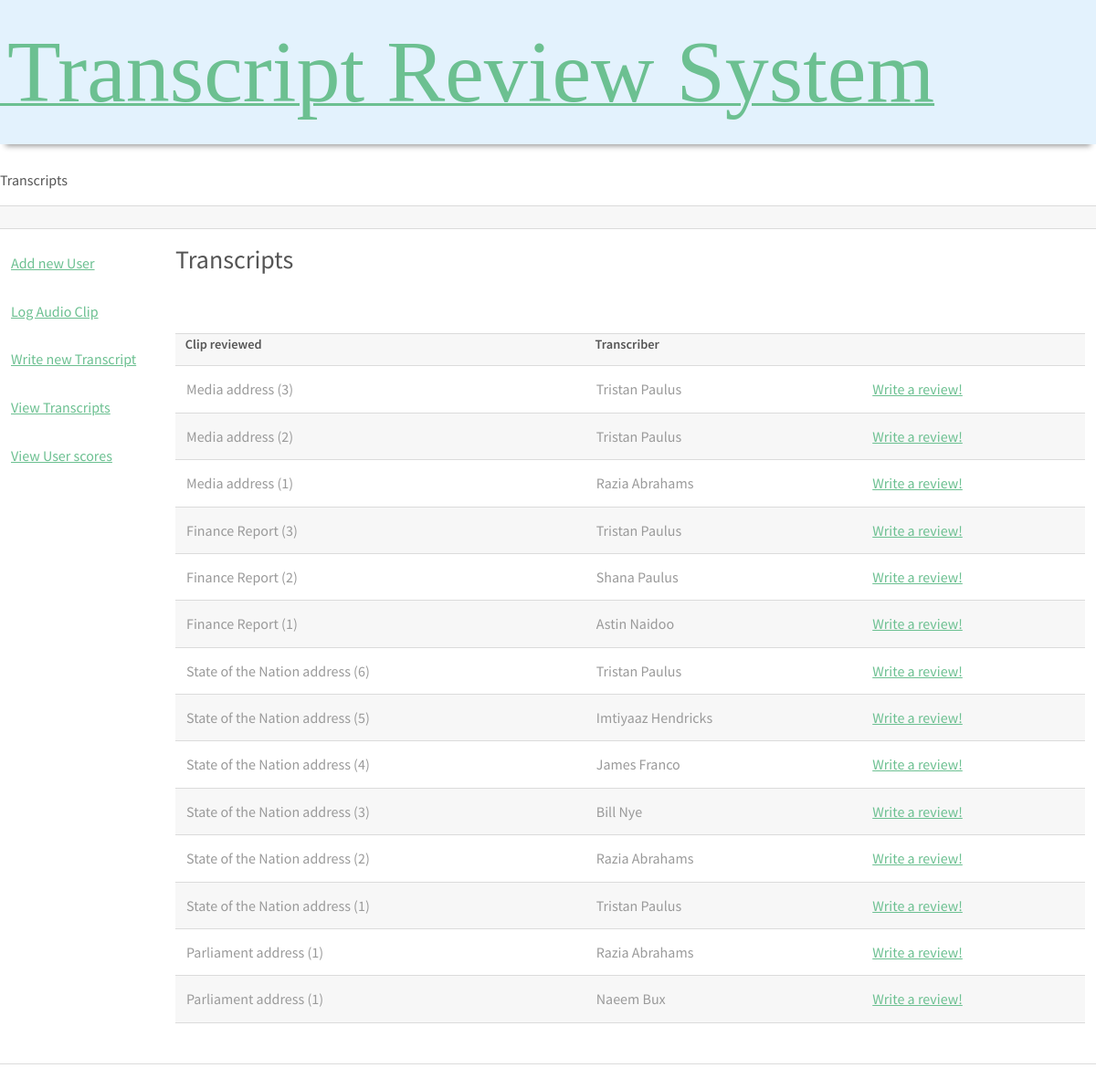
Page /viewTranscripts.php on the committed database.
### tables this page shows
CREATE TABLE `transcript` (
  `transcript_id` varchar(255) NOT NULL,
  `clip` varchar(255) DEFAULT NULL,
  `date` datetime DEFAULT NULL,
  `text` varchar(255) DEFAULT NULL,
  `transcriber_id` varchar(255) DEFAULT NULL
);

CREATE TABLE `audio_clip` (
  `audio_id` varchar(255) NOT NULL,
  `clip_name` varchar(255) DEFAULT NULL,
  `duration` double NOT NULL
);

CREATE TABLE `user` (
  `user_id` varchar(255) NOT NULL,
  `email` varchar(255) DEFAULT NULL,
  `firstname` varchar(255) DEFAULT NULL,
  `passwordkey` varchar(255) DEFAULT NULL,
  `surname` varchar(255) DEFAULT NULL
);

### viewTranscripts.php (the view, shortened to what this page needs)
 <!DOCTYPE html>
<html>
<head>
<link rel="stylesheet" type="text/css" href="style.css"/>
</head>
<body>
<h1>Transcripts</h1>
<form name="transcriptForm" method="post" action=<?php echo("addUser.php?username=".$_GET['username'])?>>
<table>
	 <tr>
	 	<td width="15%"></td>
	 	<td width="85%"></td>
	 </tr>
	 <tr>
	 	<td>
	 		<?php
	 		echo "<a href='newUser.php?username=".$_GET['username']."'>Add new User</a><br/><br/>";
	 		echo "<a href='newClip.php?username=".$_GET['username']."'>Log Audio Clip</a><br/><br/>";
	 		echo "<a href='newTranscript.php?username=".$_GET['username']."'>Write new Transcript</a><br/><br/>";
	 		echo "<a href='viewTranscripts.php?username=".$_GET['username']."'>View Transcripts</a><br/><br/>";
	 		echo "<a href='viewUsers.php?username=".$_GET['username']."'>View User scores</a><br/><br/>";
	 		?>
	 	</td>
	 	<td>
	 	<h3>Transcripts</h3>
	 	<?php loadTranscripts()?>
	 	</td>
	 </tr>
</table>
</body>
</html>
<?php
function loadTranscripts()
{
	echo("<table>");
	$DBConnect = @new mysqli("localhost","root","","transcriptreviewsystem");
	$sql = "SELECT a.clip_name, u.firstname, u.surname, t.transcript_id FROM transcript t JOIN user u ON u.user_id=t.transcriber_id JOIN audio_clip a ON a.audio_id=t.clip";
	$result1 = $DBConnect->query($sql);
	echo("<table>");
	echo("<tr>");
	echo("<th>Clip reviewed</th>");
	echo("<th>Transcriber</th>");
	echo("<th></th>");
	echo("</tr>");
	while($row1 = $result1->fetch_array())
	{
		echo("<tr>");
		echo("<td>".$row1['clip_name']."</td>");
		echo("<td>".$row1['firstname']." ".$row1['surname']."</td>");
		echo("<td><a href='newReview.php?username=".$_GET["username"]."&id=".$row1["transcript_id"]."' >Write a review!</td>");
		echo("</tr>");
	}
	echo("</table>");
}
?>

### style.css (style rules this page uses)
html, body, div, span, applet, object, iframe, h1, h2, h3, h4, h5, h6, p, blockquote, pre, a, abbr, acronym, address, big, cite, code, del, dfn, em, img, ins, kbd, q, s, samp, small, strike, strong, sub, sup, tt, var, b, u, i, center, dl, dt, dd, ol, ul, li, fieldset, form, label, legend, table, caption, tbody, tfoot, thead, tr, th, td, article, aside, canvas, details, embed, figure, figcaption, footer, header, hgroup, menu, nav, output, ruby, section, summary, time, mark, audio, video { margin: 0; padding: 0; border: 0; font-size: 100%; font: inherit; vertical-align: baseline; }
article, aside, details, figcaption, figure, footer, header, hgroup, menu, nav, section { display: block; }
body { line-height: 1; }
table { border-collapse: collapse; border-spacing: 0; }
body { -webkit-text-size-adjust: none; }
*, *:before, *:after { -moz-box-sizing: border-box; -webkit-box-sizing: border-box; box-sizing: border-box; }
body { -ms-overflow-style: scrollbar; }
body { background: #fff; }
body, input, select, textarea { color: #9a9a9a; font-family: "Source Sans Pro", Arial, Helvetica, sans-serif; font-size: 14pt; font-weight: 400; line-height: 1.65; }
@media screen and (max-width: 1680px) { body, input, select, textarea { font-size: 12pt; } }
@media screen and (max-width: 1280px) { body, input, select, textarea { font-size: 12pt; } }
a { color: #6cc091; text-decoration: underline; }
h1, h2, h3, h4, h5, h6 { color: #555; font-weight: 400; line-height: 1.5; margin: 0 0 1em 0; }
h3 { font-size: 1.75em; }
form { margin: 0 0 2em 0; }
table { margin: 0 0 2em 0; width: 100%; }
table tbody tr { border: solid 1px #dbdbdb; border-left: 0; border-right: 0; }
table tbody tr:nth-child(2n + 1) { background-color: rgba(144, 144, 144, 0.075); }
table td { padding: 0.75em 0.75em; }
table th { color: #555; font-size: 0.9em; font-weight: 600; padding: 0 0.75em 0.75em 0.75em; text-align: left; }

### rows in the picture
transcript: audio_clip.clip_name "Media address (3)", user.firstname "Tristan", user.surname "Paulus"
transcript: audio_clip.clip_name "Media address (2)", user.firstname "Tristan", user.surname "Paulus"
transcript: audio_clip.clip_name "Media address (1)", user.firstname "Razia", user.surname "Abrahams"
transcript: audio_clip.clip_name "Finance Report (3)", user.firstname "Tristan", user.surname "Paulus"
transcript: audio_clip.clip_name "Finance Report (2)", user.firstname "Shana", user.surname "Paulus"
transcript: audio_clip.clip_name "Finance Report (1)", user.firstname "Astin", user.surname "Naidoo"
transcript: audio_clip.clip_name "State of the Nation address (6)", user.firstname "Tristan", user.surname "Paulus"
transcript: audio_clip.clip_name "State of the Nation address (5)", user.firstname "Imtiyaaz", user.surname "Hendricks"
transcript: audio_clip.clip_name "State of the Nation address (4)", user.firstname "James", user.surname "Franco"
transcript: audio_clip.clip_name "State of the Nation address (3)", user.firstname "Bill", user.surname "Nye"
transcript: audio_clip.clip_name "State of the Nation address (2)", user.firstname "Razia", user.surname "Abrahams"
transcript: audio_clip.clip_name "State of the Nation address (1)", user.firstname "Tristan", user.surname "Paulus"
transcript: audio_clip.clip_name "Parliament address (1)", user.firstname "Razia", user.surname "Abrahams"
transcript: audio_clip.clip_name "Parliament address (1)", user.firstname "Naeem", user.surname "Bux"
